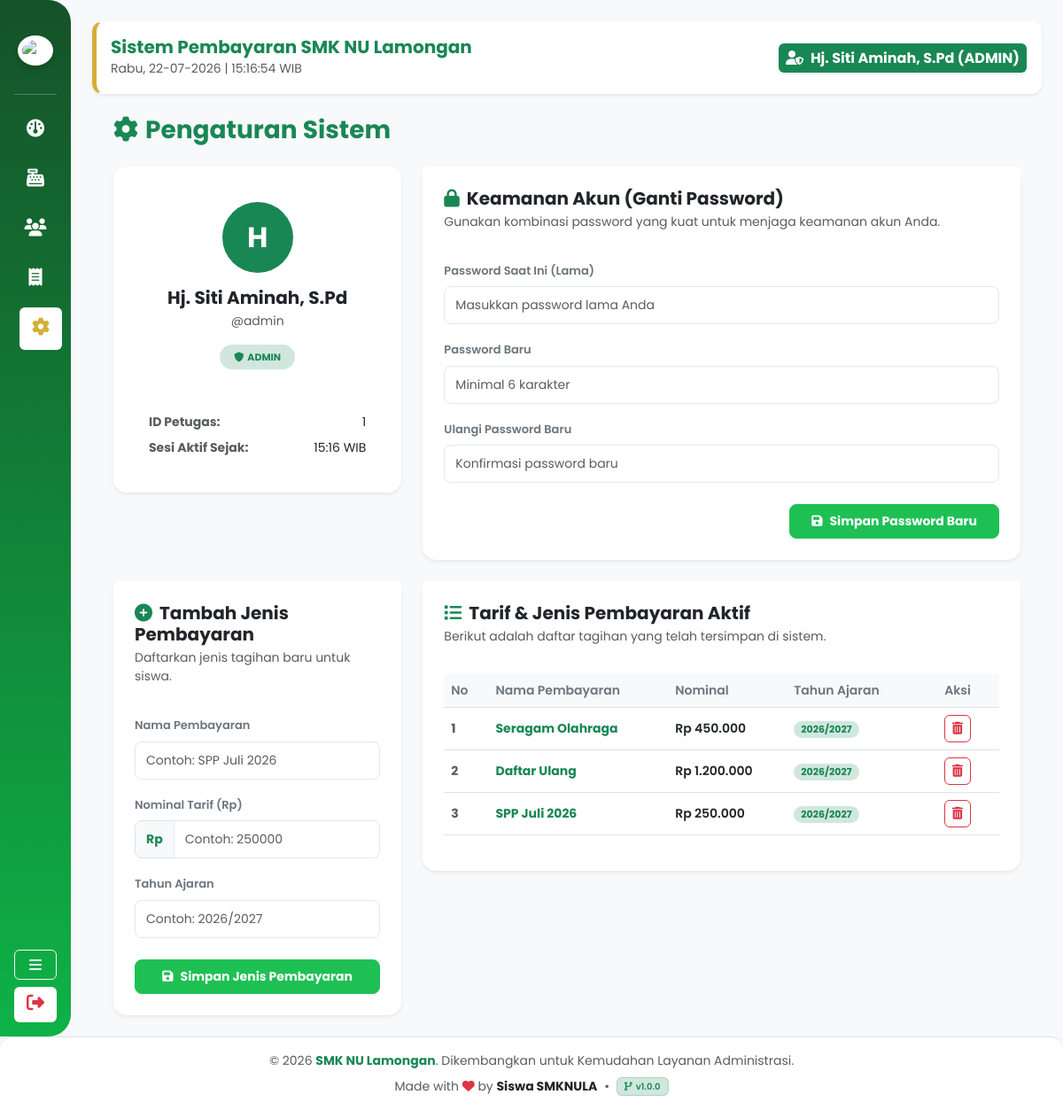
Page /dashboard.php?page=pengaturan (signed in) on the committed database.
### tables this page shows
CREATE TABLE IF NOT EXISTS jenis_pembayaran (
    id_jenis INT AUTO_INCREMENT PRIMARY KEY,
    nama_pembayaran VARCHAR(50) NOT NULL,
    nominal DECIMAL(10,2) NOT NULL,
    tahun_ajaran VARCHAR(9) NOT NULL,
    INDEX idx_tahun (tahun_ajaran)
);

### pages/pengaturan_content.php (the view, shortened to what this page needs)
<?php
try {
    $stmt = $pdo->query("SELECT * FROM jenis_pembayaran ORDER BY id_jenis DESC");
    $daftar_jp = $stmt->fetchAll();
} catch (PDOException $e) {
    die("Gagal mengambil data jenis pembayaran: " . $e->getMessage());
}
?>
<div class="container-fluid px-4">
    <div class="d-flex justify-content-between align-items-center mb-4">
        <h3 class="fw-bold text-success m-0" style="font-family: 'Poppins', sans-serif;">
            <i class="fa-solid fa-gear me-2"></i>Pengaturan Sistem
        </h3>
    </div>
    <div class="row g-4 mb-4">
        <div class="col-lg-4 col-md-5">
            <div class="card shadow-sm border-0 text-center p-4" style="border-radius: 15px; background: #ffffff;">
                <div class="card-body">
                    <div class="mx-auto mb-3 d-flex align-items-center justify-content-center bg-success text-white rounded-circle" style="width: 80px; height: 80px; font-size: 32px; font-weight: bold;">
                        <?= strtoupper(substr($_SESSION['nama_lengkap'] ?? 'U', 0, 1)); ?>
                    </div>
                    <h5 class="fw-bold text-dark mb-1"><?= htmlspecialchars($_SESSION['nama_lengkap'] ?? 'Nama Pengguna'); ?></h5>
                    <p class="text-muted small mb-3">@<?= htmlspecialchars($_SESSION['username'] ?? 'username'); ?></p>
                    <span class="badge bg-success-subtle text-success px-3 py-2 rounded-pill fw-bold" style="font-size: 11px; text-transform: uppercase;">
                        <i class="fa-solid fa-shield me-1"></i><?= htmlspecialchars($_SESSION['level'] ?? ($_SESSION['role'] ?? 'Petugas')); ?>
                    </span>
                    <hr class="my-4" style="border-color: #f1f3f5;">
                    <div class="text-start small text-muted">
                        <div class="mb-2"><strong>ID Petugas:</strong> <span class="float-end text-dark"><?= htmlspecialchars($_SESSION['id_petugas'] ?? '-'); ?></span></div>
                        <div><strong>Sesi Aktif Sejak:</strong> <span class="float-end text-dark"><?= date('H:i'); ?> WIB</span></div>
                    </div>
                </div>
            </div>
        </div>
        <div class="col-lg-8 col-md-7">
            <div class="card shadow-sm border-0" style="border-radius: 15px; background: #ffffff;">
                <div class="card-header bg-white border-0 pt-4 px-4">
                    <h5 class="fw-bold text-dark m-0"><i class="fa-solid fa-lock me-2 text-success"></i>Keamanan Akun (Ganti Password)</h5>
                    <p class="text-muted small m-0 mt-1">Gunakan kombinasi password yang kuat untuk menjaga keamanan akun Anda.</p>
                </div>
                <div class="card-body p-4">
                    <form action="" method="POST">
                        <div class="mb-3">
                            <label class="form-label fw-semibold text-secondary" style="font-size: 13px;">Password Saat Ini (Lama)</label>
                            <input type="password" name="current_password" class="form-control" placeholder="Masukkan password lama Anda" required style="border-radius: 8px; font-size: 14px; padding: 10px 12px;">
                        </div>
                        <div class="mb-3">
                            <label class="form-label fw-semibold text-secondary" style="font-size: 13px;">Password Baru</label>
                            <input type="password" name="new_password" class="form-control" placeholder="Minimal 6 karakter" required style="border-radius: 8px; font-size: 14px; padding: 10px 12px;">
                        </div>
                        <div class="mb-4">
                            <label class="form-label fw-semibold text-secondary" style="font-size: 13px;">Ulangi Password Baru</label>
                            <input type="password" name="confirm_password" class="form-control" placeholder="Konfirmasi password baru" required style="border-radius: 8px; font-size: 14px; padding: 10px 12px;">
                        </div>
                        <div class="d-flex justify-content-end">
                            <button type="submit" class="btn btn-success fw-bold px-4 py-2" style="border-radius: 8px; font-size: 14px;">
                                <i class="fa-solid fa-floppy-disk me-2"></i>Simpan Password Baru
                            </button>
                        </div>
                    </form>
                </div>
            </div>
        </div>
    </div>
    <div class="row g-4">
        <div class="col-lg-4 col-md-5">
            <div class="card shadow-sm border-0" style="border-radius: 15px; background: #ffffff;">
                <div class="card-header bg-white border-0 pt-4 px-4">
                    <h5 class="fw-bold text-dark m-0"><i class="fa-solid fa-plus-circle me-2 text-success"></i>Tambah Jenis Pembayaran</h5>
                    <p class="text-muted small m-0 mt-1">Daftarkan jenis tagihan baru untuk siswa.</p>
                </div>
                <div class="card-body p-4">
                    <form action="" method="POST">
                        <div class="mb-3">
                            <label class="form-label fw-semibold text-secondary" style="font-size: 13px;">Nama Pembayaran</label>
                            <input type="text" name="nama_pembayaran" class="form-control" placeholder="Contoh: SPP Juli 2026" required style="border-radius: 8px; font-size: 14px; padding: 10px 12px;">
                        </div>
                        <div class="mb-3">
                            <label class="form-label fw-semibold text-secondary" style="font-size: 13px;">Nominal Tarif (Rp)</label>
                            <div class="input-group">
                                <span class="input-group-text bg-light text-success fw-bold" style="border-top-left-radius: 8px; border-bottom-left-radius: 8px; font-size: 14px;">Rp</span>
                                <input type="number" name="nominal" class="form-control" placeholder="Contoh: 250000" required style="border-top-right-radius: 8px; border-bottom-right-radius: 8px; font-size: 14px; padding: 10px 12px;">
                            </div>
                        </div>
                        <div class="mb-4">
                            <label class="form-label fw-semibold text-secondary" style="font-size: 13px;">Tahun Ajaran</label>
                            <input type="text" name="tahun_ajaran" class="form-control" placeholder="Contoh: 2026/2027" required style="border-radius: 8px; font-size: 14px; padding: 10px 12px;">
                        </div>
                        <button type="submit" class="btn btn-success fw-bold w-100 py-2" style="border-radius: 8px; font-size: 14px;">
                            <i class="fa-solid fa-save me-2"></i>Simpan Jenis Pembayaran
                        </button>
                    </form>
                </div>
            </div>
        </div>
        <div class="col-lg-8 col-md-7">
            <div class="card shadow-sm border-0" style="border-radius: 15px; background: #ffffff;">
                <div class="card-header bg-white border-0 pt-4 px-4">
                    <h5 class="fw-bold text-dark m-0"><i class="fa-solid fa-list me-2 text-success"></i>Tarif & Jenis Pembayaran Aktif</h5>
                    <p class="text-muted small m-0 mt-1">Berikut adalah daftar tagihan yang telah tersimpan di sistem.</p>
                </div>
                <div class="card-body p-4">
                    <div class="table-responsive">
                        <table class="table table-hover align-middle" style="font-size: 14px;">
                            <thead class="table-light">
                                <tr>
                                    <th style="width: 8%" class="text-secondary fw-semibold">No</th>
                                    <th class="text-secondary fw-semibold">Nama Pembayaran</th>
                                    <th class="text-secondary fw-semibold">Nominal</th>
                                    <th class="text-secondary fw-semibold">Tahun Ajaran</th>
                                    <th class="text-center text-secondary fw-semibold" style="width: 15%">Aksi</th>
                                </tr>
                            </thead>
                            <tbody>
                                <?php if (count($daftar_jp) > 0): ?>
                                    <?php $no = 1; foreach ($daftar_jp as $jp): ?>
                                        <tr>
                                            <td class="fw-bold text-muted"><?= $no++; ?></td>
                                            <td class="fw-bold text-success"><?= htmlspecialchars($jp['nama_pembayaran']); ?></td>
                                            <td class="fw-semibold text-dark">Rp <?= number_format($jp['nominal'], 0, ',', '.'); ?></td>
                                            <td>
                                                <span class="badge bg-success-subtle text-success px-2 py-1 rounded-pill" style="font-size: 11px;">
                                                    <?= htmlspecialchars($jp['tahun_ajaran']); ?>
                                                </span>
                                            </td>
                                            <td class="text-center">
                                                <a href="dashboard.php?page=pengaturan&action=hapus_jp&id=<?= $jp['id_jenis']; ?>"
                                                   class="btn btn-sm btn-outline-danger"
                                                   onclick="return confirm('Apakah Anda yakin ingin menghapus jenis pembayaran ini?');"
                                                   style="border-radius: 6px;"
                                                   title="Hapus">
                                                    <i class="fa-solid fa-trash-can"></i>
                                                </a>
                                            </td>
                                        </tr>
                                    <?php endforeach; ?>
                                <?php endif; ?>
                            </tbody>
                        </table>
                    </div>
                </div>
            </div>
        </div>
    </div>
</div>

### rows in the picture
jenis_pembayaran: nama_pembayaran "Seragam Olahraga", nominal "450.000", tahun_ajaran "2026/2027"
jenis_pembayaran: nama_pembayaran "Daftar Ulang", nominal "1.200.000", tahun_ajaran "2026/2027"
jenis_pembayaran: nama_pembayaran "SPP Juli 2026", nominal "250.000", tahun_ajaran "2026/2027"

### other values in the picture
$_SESSION['nama_lengkap'] "Hj. Siti Aminah, S.Pd"
$_SESSION['role'] "ADMIN"
substr($_SESSION['nama_lengkap'] ?? 'U', 0, 1) "H"
$_SESSION['username'] "admin"
$_SESSION['level'] "ADMIN"
$_SESSION['id_petugas'] "1"
